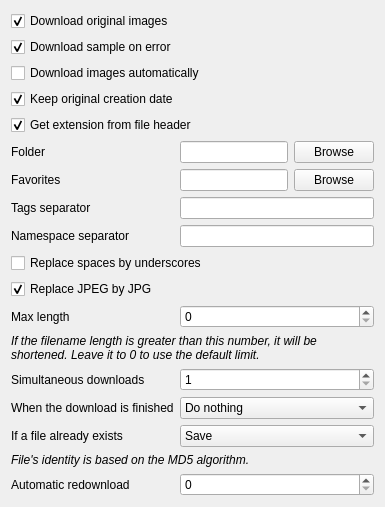
      <widget class="QWidget" name="pageSave">
       <layout class="QFormLayout" name="formLayout_17">
        <property name="fieldGrowthPolicy">
         <enum>QFormLayout::AllNonFixedFieldsGrow</enum>
        </property>
        <item row="0" column="0" colspan="2">
         <widget class="QCheckBox" name="checkDownloadOriginals">
          <property name="text">
           <string>Download original images</string>
          </property>
          <property name="checked">
           <bool>true</bool>
          </property>
         </widget>
        </item>
        <item row="1" column="0" colspan="2">
         <widget class="QCheckBox" name="checkSampleFallback">
          <property name="text">
           <string>Download sample on error</string>
          </property>
          <property name="checked">
           <bool>true</bool>
          </property>
         </widget>
        </item>
        <item row="2" column="0" colspan="2">
         <widget class="QCheckBox" name="checkAutodownload">
          <property name="text">
           <string>Download images automatically</string>
          </property>
         </widget>
        </item>
        <item row="3" column="0" colspan="2">
         <widget class="QCheckBox" name="checkKeepDate">
          <property name="text">
           <string>Keep original creation date</string>
          </property>
          <property name="checked">
           <bool>true</bool>
          </property>
         </widget>
        </item>
        <item row="5" column="0">
         <widget class="QLabel" name="label_7">
          <property name="text">
           <string>Folder</string>
          </property>
         </widget>
        </item>
        <item row="5" column="1">
         <layout class="QHBoxLayout" name="horizontalLayout_2" stretch="1,0">
          <item>
           <widget class="QLineEdit" name="lineFolder"/>
          </item>
          <item>
           <widget class="QPushButton" name="buttonFolder">
            <property name="text">
             <string>Browse</string>
            </property>
           </widget>
          </item>
         </layout>
        </item>
        <item row="6" column="0">
         <widget class="QLabel" name="label_62">
          <property name="text">
           <string>Favorites</string>
          </property>
         </widget>
        </item>
        <item row="6" column="1">
         <layout class="QHBoxLayout" name="horizontalLayout_13">
          <item>
           <widget class="QLineEdit" name="lineFolderFavorites"/>
          </item>
          <item>
           <widget class="QPushButton" name="buttonFolderFavorites">
            <property name="text">
             <string>Browse</string>
            </property>
           </widget>
          </item>
         </layout>
        </item>
        <item row="7" column="0">
         <widget class="QLabel" name="label_14">
          <property name="text">
           <string>Tags separator</string>
          </property>
         </widget>
        </item>
        <item row="7" column="1">
         <widget class="QLineEdit" name="lineSeparator">
          <property name="text">
           <string/>
          </property>
         </widget>
        </item>
        <item row="9" column="0" colspan="2">
         <widget class="QCheckBox" name="checkReplaceBlanks">
          <property name="text">
           <string>Replace spaces by underscores</string>
          </property>
         </widget>
        </item>
        <item row="11" column="0">
         <widget class="QLabel" name="label_54">
          <property name="text">
           <string>Max length</string>
          </property>
         </widget>
        </item>
        <item row="11" column="1">
         <widget class="QSpinBox" name="spinLimit">
          <property name="maximum">
           <number>260</number>
          </property>
         </widget>
        </item>
        <item row="12" column="0" colspan="2">
         <widget class="QLabel" name="label_55">
          <property name="text">
           <string>&lt;i&gt;If the filename length is greater than this number, it will be shortened. Leave it to 0 to use the default limit.&lt;/i&gt;</string>
          </property>
          <property name="wordWrap">
           <bool>true</bool>
          </property>
         </widget>
        </item>
        <item row="13" column="0">
         <widget class="QLabel" name="label_29">
          <property name="text">
           <string>Simultaneous downloads</string>
          </property>
         </widget>
        </item>
        <item row="13" column="1">
         <widget class="QSpinBox" name="spinSimultaneous">
          <property name="minimum">
           <number>1</number>
          </property>
          <property name="maximum">
           <number>10</number>
          </property>
         </widget>
        </item>
        <item row="14" column="0">
         <widget class="QLabel" name="label_83">
          <property name="text">
           <string>When the download is finished</string>
          </property>
         </widget>
        </item>
        <item row="14" column="1">
         <widget class="QComboBox" name="comboBatchEnd">
          <item>
           <property name="text">
            <string>Do nothing</string>
           </property>
          </item>
          <item>
           <property name="text">
            <string>Close window</string>
           </property>
          </item>
          <item>
           <property name="text">
            <string>Open CD tray</string>
           </property>
          </item>
          <item>
           <property name="text">
            <string>Play a sound</string>
           </property>
          </item>
          <item>
           <property name="text">
            <string>Shutdown</string>
           </property>
          </item>
         </widget>
        </item>
        <item row="15" column="0">
         <widget class="QLabel" name="label_19">
          <property name="text">
           <string>If a file already exists</string>
          </property>
         </widget>
        </item>
        <item row="15" column="1">
         <widget class="QComboBox" name="comboMd5Duplicates">
          <property name="currentIndex">
           <number>0</number>
          </property>
          <item>
           <property name="text">
            <string>Save</string>
           </property>
          </item>
          <item>
           <property name="text">
            <string>Copy</string>
           </property>
          </item>
          <item>
           <property name="text">
            <string>Move</string>
           </property>
          </item>
          <item>
           <property name="text">
            <string>Don't save</string>
           </property>
          </item>
         </widget>
        </item>
        <item row="16" column="0" colspan="2">
         <widget class="QLabel" name="label_21">
          <property name="text">
           <string>&lt;i&gt;File's identity is based on the MD5 algorithm.&lt;/i&gt;</string>
          </property>
         </widget>
        </item>
        <item row="17" column="0">
         <widget class="QLabel" name="label_84">
          <property name="text">
           <string>Automatic redownload</string>
          </property>
         </widget>
        </item>
        <item row="17" column="1">
         <widget class="QSpinBox" name="spinAutomaticRetries">
          <property name="maximum">
           <number>100</number>
          </property>
         </widget>
        </item>
        <item row="10" column="0" colspan="2">
         <widget class="QCheckBox" name="checkNoJpeg">
          <property name="text">
           <string>Replace JPEG by JPG</string>
          </property>
          <property name="checked">
           <bool>true</bool>
          </property>
         </widget>
        </item>
        <item row="4" column="0" colspan="2">
         <widget class="QCheckBox" name="checkSaveHeaderDetection">
          <property name="text">
           <string>Get extension from file header</string>
          </property>
          <property name="checked">
           <bool>true</bool>
          </property>
         </widget>
        </item>
        <item row="8" column="1">
         <widget class="QLineEdit" name="namespaceSeparator"/>
        </item>
        <item row="8" column="0">
         <widget class="QLabel" name="label_89">
          <property name="text">
           <string>Namespace separator</string>
          </property>
         </widget>
        </item>
       </layout>
      </widget>
